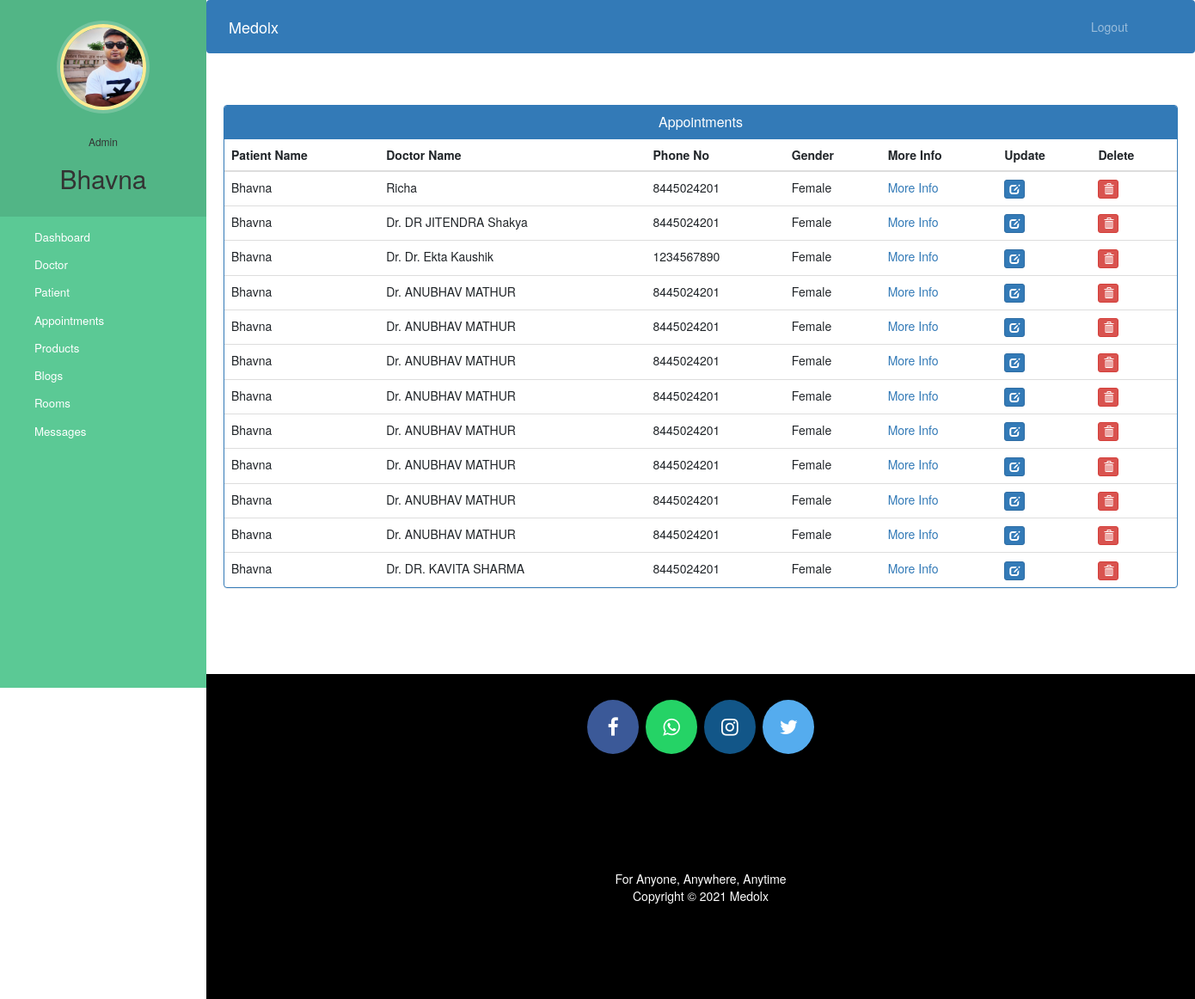
The app's page /admin_view_appointments (signed in) with its own data.
### medolx/models.py (models this page shows, shortened)
class Appointment(models.Model):
    patientId=models.PositiveIntegerField(null=True)
    doctorId=models.PositiveIntegerField(null=True)
    patient_name = models.CharField(max_length=40, null=True)
    doctor_name = models.CharField(max_length=40, null=True)
    email = models.CharField(max_length=40, null=True)
    phone_no = models.CharField(max_length=10, null=False)
    whatsapp_no = models.CharField(max_length=10, null=True)
    gender = (
        ('Male', 'Male'),
        ('Female', 'Female'),
    )
    gender = models.CharField(max_length=7, choices=gender)
    city = models.CharField(max_length=40, null=False)
    problems = models.CharField(max_length=200, null=False)
    consultation_mode = (
        ('Audio', 'Audio'),
        ('Video', 'Video'),
        ('Chat', 'Chat'),
    )
    consultation_mode = models.CharField(max_length=7, choices=consultation_mode, null=False)
    date = models.DateField(null=True)
    time = models.TimeField(null=True)
    tracker = (
        ('Consult', 'Consult'),
        ('Follow_Up', 'Follow Up'),
        ('Complete', 'Complete')
    )
    tracker = models.CharField(max_length=12, choices=tracker, default='Consult')
    status=models.BooleanField(default=False)

### medolx/views.py (the view)
# urls.py: path('admin_view_appointments', views.admin_view_appointments, name="admin_view_appointments"),
@user_passes_test(lambda u: u.is_superuser)
def admin_view_appointments(request):
    appointments=models.Appointment.objects.all().filter()
    return render(request, 'admin_view_appointments.html', {'appointments':appointments})

### templates/admin_view_appointments.html (shortened to what this page needs)
{% extends 'admin_base.html' %}
{% block content %}
{%load static%}
<head>
  <link href="//netdna.bootstrapcdn.com/bootstrap/3.0.0/css/bootstrap.min.css" rel="stylesheet" id="bootstrap-css">
</head>
<div class="container">
  <div class="panel panel-primary">
    <div class="panel-heading">
      <h6 class="panel-title">Appointments</h6>
    </div>
    <table class="table table-hover" id="dev-table">
      <thead>
        <tr>
          <th>Patient Name</th>
          <th>Doctor Name</th>
          <th>Phone No</th>
          <th>Gender</th>
          <th>More Info</th>
          <th>Update</th>
          <th>Delete</th>
        </tr>
      </thead>
      {% for a in appointments %}
          <tr>
            <td> {{a.patient_name}}</td>
              <td>{{a.doctor_name}}</td>
              <td>{{a.phone_no}}</td>
              <td>{{a.gender}}</td>
              <td><a href="{% url 'admin_view_appointment' a.id  %}">More Info</a></td>
              <td><a class="btn btn-primary btn-xs" href="{% url 'admin_update_appointment' a.id  %}"><span class="glyphicon glyphicon-edit"></span></a></td>
              <td><a class="btn btn-danger btn-xs" href="{% url 'admin_delete_appointment' a.id  %}"><span class="glyphicon glyphicon-trash"></span></a></td>
          </tr>
      {% endfor %}
    </table>
  </div>
</div>
{% endblock content %}

### templates/admin_base.html (shortened to what this page needs)
<!DOCTYPE html>
{% load static %}
<html lang="en">
<head>
  <link rel="stylesheet" href="https://stackpath.bootstrapcdn.com/bootstrap/4.3.1/css/bootstrap.min.css">
  <link rel="stylesheet" href="https://maxcdn.bootstrapcdn.com/font-awesome/4.7.0/css/font-awesome.min.css">
  <link rel="stylesheet" href="{% static '/style.css' %}">
</head>
<body>
  <nav class="menu" tabindex="0">
    <header class="avatar">
      <img src="{% static "images/doctorbhaiya.jpg" %}" />
      <br><br>
      <h6>Admin</h6>
      <h2>{{request.user.username}}</h2>
    </header>
    <ul>
      <li tabindex="0" class="icon-dashboard"> <a style="color:white; text-decoration:none;" href="/admin_dashboard"><span>Dashboard</span></a> </li>
      <li tabindex="0" class="icon-customers"> <a style="color:white; text-decoration:none;" href="/admin_doctor"><span>Doctor</span></a></li>
      <li tabindex="0" class="icon-users"> <a style="color:white; text-decoration:none;" href="/admin_patient"><span>Patient</span></a></li>
      <li tabindex="0" class="icon-calendar"> <a style="color:white; text-decoration:none;" href="/admin_view_appointments"><span>Appointments</span></a></li>
      <li tabindex="0" class="icon-customers"> <a style="color:white; text-decoration:none;" href="/admin_view_product"><span>Products</span></a></li>
      <li tabindex="0" class="icon-calendar"> <a style="color:white; text-decoration:none;" href="/admin_view_blog"><span>Blogs</span></a></li>
      <li tabindex="0" class="icon-calendar"> <a style="color:white; text-decoration:none;" href="/admin_view_room"><span>Rooms</span></a></li>
      <li tabindex="0" class="icon-calendar"> <a style="color:white; text-decoration:none;" href="/admin_view_message"><span>Messages</span></a></li>
    </ul>
  </nav>
  <main>
    <div class="bs-example">
      <nav class="navbar navbar-expand-md  navbar-dark fixed-top" style="background:#337AB7;">
        <a href="/admin_dashboard" class="navbar-brand">Medolx</a>
        <div class="collapse navbar-collapse justify-content-between" id="navbarCollapse">
          <div class="navbar-nav" style=" margin-left: 90%;">
            <a href="logout" class="nav-item nav-link">Logout</a>
          </div>
        </div>
      </nav>
    </div>
    <br><br>
    {% block content %}
    {% endblock content %}
    <br><br><br><br>
    <footer>
      <p>
        <a id="ftr" href="https://facebook.com/sumit.luv/" class="fa fa-facebook"></a>
        <a id="ftr" href="https://api.whatsapp.com/send?phone=919572181024&text=Hello%20Sumit.%0d%0aHow%20are%20you%20%3f%0d%0aI%20came%20from%20your%20website.&source=&data=#" class="fa fa-whatsapp"></a>
        <a id="ftr" href="https://instagram.com/sumit.luv" class="fa fa-instagram"></a>
        <a id="ftr" href="https://twitter.com/sumitkumar1503" class="fa fa-twitter"></a>
      </p>
      <br>
      <div class="container">
        <div class="row">
          <div class="col-md-12 col-sm-12">
            <div style="color:#ffffff;" class="wow fadeInUp footer-copyright">
              <p>For Anyone, Anywhere, Anytime<br>
                Copyright &copy; 2021 Medolx </p>
            </div>
          </div>
        </div>
      </div>
    </footer>
  </main>
</body>
</html>

### static/css/style.css (style rules this page uses)
* { padding: 0; margin: 0; text-decoration: none; list-style: none; box-sizing: border-box; }
a { text-decoration: none !important; }
h1,h2,h3,h4,h5,h6 { color:hsl(0, 0%, 30%); }
.btn { border-radius: 0; }

### templates/admin_base.html (style rules this page uses)
body { overflow-x: hidden; }
a:link { text-decoration: none; }
a { color: white; }
footer { padding: 0px 0px 0px 0px; background-color: black; margin: 0px; }
#ftr { padding: 20px; }
.fa { font-size: 23px; width: 60px; text-align: center; text-decoration: none; margin: 5px 2px; border-radius: 50%; }
.fa-facebook { background: #3B5998; color: white; margin-top: 30px; }
.fa-whatsapp { background: #25d366; color: white; }
.fa-twitter { background: #55ACEE; color: white; }
.fa-instagram { background: #125688; color: white; }
p { text-align: center; }
body { padding-left: 240px; }
main { position: relative; height: 100vh; }
.menu { background: #5bc995; height: 100vh; width: 240px; position: fixed; top: 0px; left: 0; z-index: 5; outline: none; }
.menu .avatar { background: rgba(0, 0, 0, 0.1); padding: 2em 0.5em; text-align: center; }
.menu .avatar img { width: 100px; border-radius: 50%; overflow: hidden; border: 4px solid #ffea92; box-shadow: 0 0 0 4px rgba(255, 255, 255, 0.2); }
.menu .avatar h2 { font-weight: normal; margin-bottom: 0; }
.menu ul { list-style: none; padding: 0.5em 0; margin: 0; }
.menu ul li { padding: 0.5em 1em 0.5em 3em; font-size: 0.95em; font-weight: regular; background-repeat: no-repeat; background-position: left 15px center; background-size: auto 20px; transition: all 0.15s linear; cursor: pointer; }
.menu ul li.icon-dashboard { background-image: url("http://www.entypo.com/images//gauge.svg"); }
.menu ul li.icon-customers { background-image: url("http://www.entypo.com/images//briefcase.svg"); }
.menu ul li.icon-users { background-image: url("http://www.entypo.com/images//users.svg"); }
.menu ul li.icon-calendar { background-image: url("http://www.entypo.com/images//calendar.svg"); }

### templates/admin_view_appointments.html (style rules this page uses)
a:link { text-decoration: none; }
h6 { text-align: center; }
.row { margin: 100px; }

### records on screen
Appointment: patient_name "Bhavna", doctor_name "Richa", phone_no "8445024201", gender "Female"
Appointment: patient_name "Bhavna", doctor_name "Dr. DR JITENDRA Shakya", phone_no "8445024201", gender "Female"
Appointment: patient_name "Bhavna", doctor_name "Dr. Dr. Ekta Kaushik", phone_no "1234567890", gender "Female"
Appointment: patient_name "Bhavna", doctor_name "Dr. ANUBHAV MATHUR", phone_no "8445024201", gender "Female"
Appointment: patient_name "Bhavna", doctor_name "Dr. ANUBHAV MATHUR", phone_no "8445024201", gender "Female"
Appointment: patient_name "Bhavna", doctor_name "Dr. ANUBHAV MATHUR", phone_no "8445024201", gender "Female"
Appointment: patient_name "Bhavna", doctor_name "Dr. ANUBHAV MATHUR", phone_no "8445024201", gender "Female"
Appointment: patient_name "Bhavna", doctor_name "Dr. ANUBHAV MATHUR", phone_no "8445024201", gender "Female"
Appointment: patient_name "Bhavna", doctor_name "Dr. ANUBHAV MATHUR", phone_no "8445024201", gender "Female"
Appointment: patient_name "Bhavna", doctor_name "Dr. ANUBHAV MATHUR", phone_no "8445024201", gender "Female"
Appointment: patient_name "Bhavna", doctor_name "Dr. ANUBHAV MATHUR", phone_no "8445024201", gender "Female"
Appointment: patient_name "Bhavna", doctor_name "Dr. DR. KAVITA SHARMA", phone_no "8445024201", gender "Female"

### other values on screen
{{ request.user.username }} "Bhavna"
